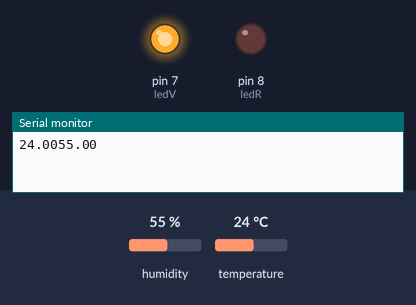
Recording of a sketch running on a simulated Arduino Uno, built with avr-gcc and run on an emulated ATmega328P. On the bench: output pins drawn as LEDs (lit = HIGH), the last lines printed to the serial monitor. Inputs (shaded band) come from the test bench; at power-on: temperature 24 °C, humidity 55 %.

Above: at 1.7 s.
1.8 s: temperature set to 28 °C
At 5.4 s:
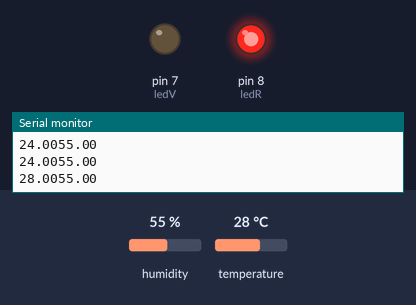
6.0 s: temperature set to 12 °C
At 8.6 s:
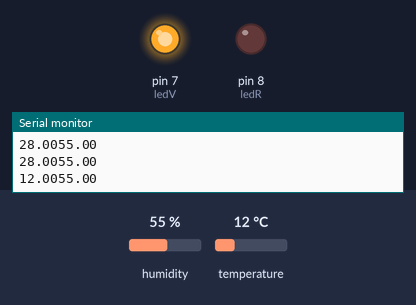
9.9 s: temperature set to 33 °C
At 15.0 s:
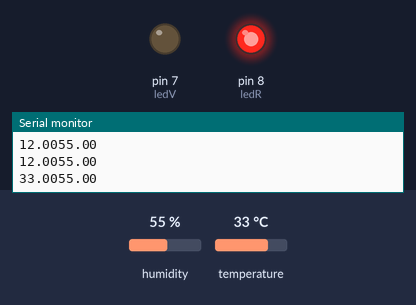
Timing chart, 0 to 16.5 s (numbered marks = the images above; inputs shaded):
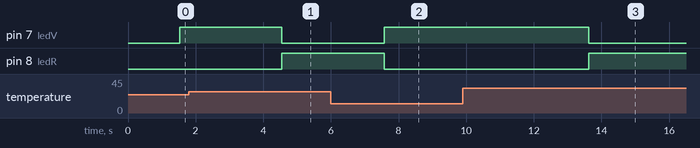

Measured:
- the behaviour switches between 26 and 27 °C on temperature (found by bisection; images 0 and 1)
- after the input at 1.8 s, pin 7 (ledV): HIGH → LOW after 2.7 s; pin 8 (ledR): LOW → HIGH after 2.7 s
- after the input at 6.0 s, pin 7 (ledV): LOW → HIGH after 1.6 s; pin 8 (ledR): HIGH → LOW after 1.6 s
- after the input at 9.9 s, pin 7 (ledV): HIGH → LOW after 3.7 s; pin 8 (ledR): LOW → HIGH after 3.7 s

The sketch:

codeArduino.ino
```cpp
#include<IRremote.h>
#include "DHT.h"
#define Type DHT11
#define ledR 8
#define ledV 7
//
int sensorPin = 2;
DHT objetDHT11(sensorPin, Type);
float humidite;
float tempC;
float tempF;
int setime = 500;
int delayTime = 1000;

void setup() {
 Serial.begin(9600);
 objetDHT11.begin();
 delay(setime);
 pinMode(ledV,OUTPUT);
 pinMode(ledR,OUTPUT);
}
void loop() {
  humidite = objetDHT11.readHumidity();
  tempC = objetDHT11.readTemperature();
  tempF = objetDHT11.readTemperature(true);
  delay(delayTime);
  if(tempC <= 26 ){
    ledOn(ledV);
    ledOff(ledR);
  }
  else{
    ledOn(ledR);
    ledOff(ledV);
  }

  Serial.print(tempC);
  Serial.println(humidite);

  delay(500);
}

void ledOn(int numLed){
  digitalWrite(numLed, HIGH);
}
void ledOff(int numLed){
  digitalWrite(numLed, LOW);
}
```
